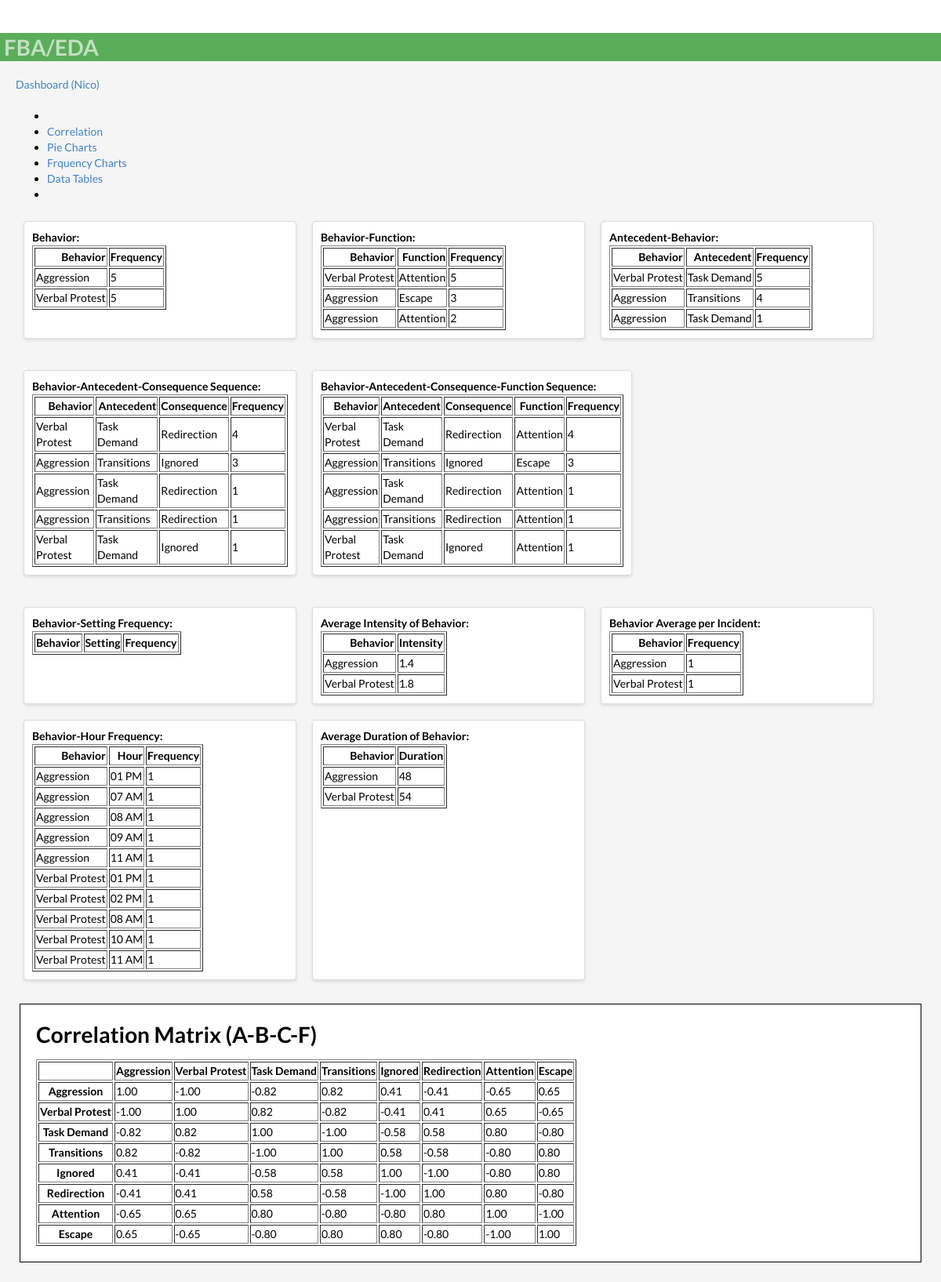
Screenshot of /raw_data/2/ with the database file from the repository.
### bip/models.py (models this page shows, shortened)
class Student(models.Model):
        studentname= models.CharField(max_length=30,verbose_name= 'Name', null=True, blank=True)
        slug = models.SlugField(max_length=150,null=False,unique=False,blank=False,
        verbose_name=("Unique Identifier"),
        help_text=(
            "*Unique Identification allows another to use FBO form if provided by you only"
        ),
    )
        user_student = models.ForeignKey(User, on_delete=models.CASCADE,  default=None,related_name="postts")

class Behavior(models.Model):
        behaviorincident = models.CharField(max_length=30,verbose_name= 'Behavior')
        behavior_definition = models.CharField(null=True, blank=True, max_length=1000,verbose_name= 'Behavior Definition')
        student= models.ForeignKey(Student,on_delete=models.CASCADE)
        user = models.ForeignKey(User, on_delete=models.CASCADE,  default=None)

class Function(models.Model):
        behaviorfunction = models.CharField(max_length=30, null=True, blank=True,verbose_name= 'Function')
        student= models.ForeignKey(Student,on_delete=models.CASCADE)
        user = models.ForeignKey(User, on_delete=models.CASCADE,  default=None)

class Anticedent(models.Model):
        anticedentincident = models.CharField(max_length=50,verbose_name= 'Antecedent', null=True, blank=True)
        student= models.ForeignKey(Student,on_delete=models.CASCADE)
        anticedent_definition = models.CharField(null=True, blank=True, max_length=1000, verbose_name= 'Antecedent Definition')
        user = models.ForeignKey(User, on_delete=models.CASCADE,  default=None)

### bip/views.py (the view)
# urls.py: path('raw_data/<pk>/', views.raw_data, name='raw_data'),
def raw_data(request, pk):
    student = get_object_or_404(Student, pk=pk)
    student_cases = student.case_set.all()
    data1 = models.Case.objects.filter(student__id=pk).values('behavior__behaviorincident','anticedent__anticedentincident','consequence__behaviorconsequence','function__behaviorfunction', 'enviroment__behaviorenviroment','date_created','time','id')
    unique_hour_html = None
    try:
        cases_df_time= pd.DataFrame(data1).drop(['id',], axis=1)
        cases_df_time['combined_datetime'] = pd.to_datetime(
            cases_df_time['date_created'].astype(str) + ' ' + cases_df_time['time'].astype(str),
            format='%Y-%m-%d %H:%M:%S'
                )
        cases_df_time.columns = cases_df_time.columns.str.replace('behavior__behaviorincident', 'Behavior')
        cases_df_time.columns = cases_df_time.columns.str.replace('anticedent__anticedentincident', 'Antecedent')
        cases_df_time.columns = cases_df_time.columns.str.replace('function__behaviorfunction', 'Function')
        cases_df_time.columns = cases_df_time.columns.str.replace('consequence__behaviorconsequence', 'Consequence')
        cases_df_time.columns = cases_df_time.columns.str.replace('enviroment__behaviorenviroment', 'Setting')
        cases_df_time['Hour'] = cases_df_time['combined_datetime'].dt.strftime('%I %p')
        unique_hour = cases_df_time.groupby(['Behavior', 'Hour']).size().reset_index(name='Frequency')
        unique_hour = unique_hour.sort_values(by='Frequency', ascending=False)
        unique_hour_html = unique_hour.to_html(index=False)
    except:
        pass
    cases_df_duplicate = pd.DataFrame(list(data1))
    try:
        cases_df_duplicate = pd.DataFrame(data1).drop(['time','id','date_created'], axis=1)
        cases_df_duplicate.columns = cases_df_duplicate.columns.str.replace('behavior__behaviorincident', 'Behavior')
        cases_df_duplicate.columns = cases_df_duplicate.columns.str.replace('anticedent__anticedentincident', 'Antecedent')
        cases_df_duplicate.columns = cases_df_duplicate.columns.str.replace('function__behaviorfunction', 'Function')
        cases_df_duplicate.columns = cases_df_duplicate.columns.str.replace('consequence__behaviorconsequence', 'Consequence')
        cases_df_duplicate.columns = cases_df_duplicate.columns.str.replace('enviroment__behaviorenviroment', 'Setting')
    except:
        return redirect("bip:error_page", student.id)
    duplicateRows = cases_df_duplicate[cases_df_duplicate.duplicated(['Behavior','Antecedent','Function',]) == False].sort_values('Behavior')
    behavior_count = cases_df_duplicate['Behavior'].value_counts()
    unique_b_count = cases_df_duplicate.groupby(['Behavior']).size().reset_index(name='Frequency')
    unique_b_count = unique_b_count.sort_values(by=['Frequency'], ascending=False)
    unique_abcf_count = cases_df_duplicate.groupby(['Behavior','Antecedent','Consequence','Function']).size().reset_index(name='Frequency')
    unique_abcf_count = unique_abcf_count.sort_values(by=['Frequency'], ascending=False)
    unique_abf_count = cases_df_duplicate.groupby(['Behavior','Antecedent','Function']).size().reset_index(name='Frequency')
    unique_abf_count = unique_abf_count.sort_values(by=['Frequency'], ascending=False)
    unique_abc_count = cases_df_duplicate.groupby(['Behavior','Antecedent','Consequence']).size().reset_index(name='Frequency')
    unique_abc_count = unique_abc_count.sort_values(by=['Frequency'], ascending=False)
    unique_ab_count = cases_df_duplicate.groupby(['Behavior','Antecedent']).size().reset_index(name='Frequency')
    unique_ab_count = unique_ab_count.sort_values(by=['Frequency'], ascending=False)
    unique_bf_count = cases_df_duplicate.groupby(['Behavior','Function']).size().reset_index(name='Frequency')
    unique_bf_count = unique_bf_count.sort_values(by=['Frequency'], ascending=False)
    unique_bs_count = cases_df_duplicate.groupby(['Behavior','Setting']).size().reset_index(name='Frequency')
    unique_bs_count = unique_bs_count.sort_values(by=['Frequency'], ascending=False)
    duration_html = None
    try:
        data_duration = models.Case.objects.filter(student__id=pk).values('behavior__behaviorincident', 'duration')
        cases_df_duration = pd.DataFrame(data_duration)
        cases_df_duration = cases_df_duration.rename(columns={'behavior__behaviorincident': 'Behavior', 'duration': 'Duration'})
        duration_behavior = cases_df_duration.groupby('Behavior')['Duration'].mean().round(0).astype(int).reset_index()
        df_duration = duration_behavior['Behavior']
        duration_html = duration_behavior.to_html(index=False)
    except:
        pass
    intensity_html = None
    try:
        data_intensity = models.Case.objects.filter(student__id=pk).values('behavior__behaviorincident', 'intensity')
        cases_df_intensity = pd.DataFrame(data_intensity)
        cases_df_intensity = cases_df_intensity.rename(columns={'behavior__behaviorincident': 'Behavior', 'intensity': 'Intensity'})
        intensity_behavior = cases_df_intensity.groupby('Behavior')['Intensity'].mean().round(2).reset_index()
        df_intensity = intensity_behavior['Behavior']
        intensity_html = intensity_behavior.to_html(index=False)
    except:
        pass
    data_frequency = models.Case.objects.filter(student__id=pk).values('behavior__behaviorincident','frequency')
    cases_df_frequency = pd.DataFrame(data_frequency)
    cases_df_duplicate.columns = cases_df_duplicate.columns.str.replace('enviroment__behaviorenviroment', 'Setting')
    try:
        frequency_behavior = cases_df_frequency.groupby('behavior__behaviorincident')['frequency'].mean().round(2).astype(int).reset_index()
        frequency_behavior = frequency_behavior.rename(columns={'behavior__behaviorincident': 'Behavior', 'frequency': 'Frequency'})
        df_frequency = frequency_behavior['Behavior']
    except:
        pass
    cases_df = pd.DataFrame(data1)
    cases_df = pd.DataFrame(data1).drop(['enviroment__behaviorenviroment'], axis=1)
    cases_df.columns = cases_df.columns.str.replace('behavior__behaviorincident', 'Behavior')
    cases_df.columns = cases_df.columns.str.replace('anticedent__anticedentincident', 'Antecedent')
    cases_df.columns = cases_df.columns.str.replace('consequence__behaviorconsequence', 'Consequence')
    cases_df.columns = cases_df.columns.str.replace('function__behaviorfunction', 'Function')
    cases_df.columns = cases_df.columns.str.replace('date_created', 'Date')
    cases_df.columns = cases_df.columns.str.replace('time', 'Time')
    cases_df.columns = cases_df.columns.str.replace('id', 'ID')
    behavior = pd.get_dummies(cases_df['Behavior'])
    anticedent = pd.get_dummies(cases_df['Antecedent'])
    consequence = pd.get_dummies(cases_df['Consequence'])
    function = pd.get_dummies(cases_df['Function'])
    df_matrix = pd.concat([cases_df,behavior, anticedent, consequence, function], axis=1)
    df_matrix.drop(['Behavior','Antecedent','Function', 'Consequence','Date','Time','ID'],axis=1,inplace=True)
    matrix = df_matrix.corr().round(2)
    context = {
        'student':student,
        'unique_abcf_count':unique_abcf_count.to_html(index=False),
        'unique_abc_count':unique_abc_count.to_html(index=False),
        'unique_abf_count':unique_abf_count.to_html(index=False),
        'unique_bf_count':unique_bf_count.to_html(index=False),
        'duplicateRows':duplicateRows.to_html(index=False),
        'unique_ab_count':unique_ab_count.to_html(index=False),
        'unique_bs_count':unique_bs_count.to_html(index=False),
       'unique_hour_html':unique_hour_html,
        'unique_b_count':unique_b_count.to_html(index=False),
        'duration_html':duration_html,
        'frequency_behavior':frequency_behavior.to_html(index=False),
        'matrix':matrix.to_html(),
        'intensity_html':intensity_html,
        }
    return render(request, 'bip/raw_data.html', context)

### bip/context_processors.py (called while the page is built)
def user_context(request):
    user = get_user(request)
    return {'user': user}

### bip/templates/bip/raw_data.html (shortened to what this page needs)
{% extends 'partials/base.html' %}
{% block content %}
<body>
  <div class="main-container">
    <div class="nav-button">
      <a class="btn btn-outline-info btn-sm btn-block" href="{% url 'bip:dashboard' student.id %}">Dashboard ({{student.studentname}})</a>
    </div>
    <nav aria-label="Page navigation example">
      <ul class="pagination">
        <li class="page-item">
        </li>
        <li class="page-item"><a class="page-link"  href="{% url 'bip:correlation' student.pk %}" class="card-link">Correlation</a></li>
        <li class="page-item"><a class="page-link"  href="{% url 'bip:pie_charts' student.pk %}" class="card-link">Pie Charts</a></li>
        <li class="page-item"><a class="page-link"  href="{% url 'bip:frequency_charts' student.pk %}" class="card-link">Frquency Charts</a></li>
        <li class="page-item"><a class="page-link"  href="{% url 'bip:raw_data' student.pk %}" class="card-link">Data Tables</a></li>
        <li class="page-item">
        </li>
      </ul>
    </nav>
    <div class="content-section">
      <div class="stats-row">
        <div class="stat-item"><b>Behavior:</b> {{unique_b_count | safe}}</div>
        <div class="stat-item"><b>Behavior-Function:</b> {{unique_bf_count | safe}}</div>
        <div class="stat-item"><b>Antecedent-Behavior:</b> {{unique_ab_count | safe}}</div>
      </div>
      <div class="stats-row">
        <div class="stat-item"><b>Behavior-Antecedent-Consequence Sequence:</b> {{unique_abc_count | safe}}</div>
        <div class="stat-item"><b>Behavior-Antecedent-Consequence-Function Sequence:</b> {{unique_abcf_count | safe}}</div>
      </div>
      <div class="stats-row">
        {% if unique_bs_count %}
        <div class="stat-item"><b>Behavior-Setting Frequency:</b> {{unique_bs_count | safe}}</div>
        {% endif %}
        {% if intensity_html  %}
        <div class="stat-item"><b>Average Intensity of Behavior:</b> {{intensity_html | safe}}</div>
            {% endif %}
        <div class="stat-item"><b>Behavior Average per Incident:</b> {{frequency_behavior | safe}}</div>
        {% if unique_hour_html %}
          <div class="stat-item"><b>Behavior-Hour Frequency:</b> {{unique_hour_html | safe}}</div>
        {% endif %}
      {% if duration_html  %}
       <div class="stat-item"><b>Average Duration of Behavior:</b> {{duration_html | safe}}</div>
        {% endif %}
      </div>
    </div>
    <div class="matrix-box">
      <h1>Correlation Matrix (A-B-C-F)</h1>
      {{matrix | safe}}
    </div>
  </div>
</body>
{% endblock %}

### staticfiles/static_cdn/static_root/css/style.css (style rules this page uses)
body { background: white }
body { padding-top: 3rem; padding-bottom: 3rem; color: rgb(var(--bs-tertiary-color-rgb)); }

### bip/templates/bip/raw_data.html (style rules this page uses)
.main-container { background-color: #f5f5f5; padding: 20px; }
.nav-button { margin-bottom: 20px; }
.content-section { margin-bottom: 20px; }
.stats-row { display: flex; justify-content: start; flex-wrap: wrap; margin-bottom: 20px; }
.stat-item { flex-basis: 30%; margin: 10px; padding: 10px; border: 1px solid #ddd; border-radius: 4px; background-color: white; box-shadow: 0 2px 4px rgba(0, 0, 0, 0.1); }
.matrix-box { border: 1px solid black; background-color: #fff; padding: 20px; margin: 5px; overflow: auto; }

### rows the page displays
Student: studentname "Nico"
Behavior: behaviorincident "Behavior Frequency Aggression 5 Verbal Protest 5", behaviorincident "Behavior Intensity Aggression 1.4 Verbal Protest 1.8", behaviorincident "Behavior Frequency Aggression 1 Verbal Protest 1", behaviorincident "Behavior Hour Frequency Aggression 01 PM 1 Aggression 07 AM 1 Aggression 08 AM 1 Aggression 09 AM 1 Aggression 11 AM 1 Verbal Protest 01 PM 1 Verbal Protest 02 PM 1 Verbal Protest 08 AM 1 Verbal Protest 10 AM 1 Verbal Protest 11 AM 1", behaviorincident "Behavior Duration Aggression 48 Verbal Protest 54"
Function: behaviorfunction "Behavior Function Frequency Verbal Protest Attention 5 Aggression Escape 3 Aggression Attention 2", behaviorfunction "Aggression Verbal Protest Task Demand Transitions Ignored Redirection Attention Escape Aggression 1.00 -1.00 -0.82 0.82 0.41 -0.41 -0.65 0.65 Verbal Protest -1.00 1.00 0.82 -0.82 -0.41 0.41 0.65 -0.65 Task Demand -0.82 0.82 1.00 -1.00 -0.58 0.58 0.80 -0.80 Transitions 0.82 -0.82 -1.00 1.00 0.58 -0.58 -0.80 0.80 Ignored 0.41 -0.41 -0.58 0.58 1.00 -1.00 -0.80 0.80 Redirection -0.41 0.41 0.58 -0.58 -1.00 1.00 0.80 -0.80 Attention -0.65 0.65 0.80 -0.80 -0.80 0.80 1.00 -1.00 Escape 0.65 -0.65 -0.80 0.80 0.80 -0.80 -1.00 1.00"
Anticedent: anticedentincident "Behavior Antecedent Frequency Verbal Protest Task Demand 5 Aggression Transitions 4 Aggression Task Demand 1", anticedentincident "Behavior Antecedent Consequence Frequency Verbal Protest Task Demand Redirection 4 Aggression Transitions Ignored 3 Aggression Task Demand Redirection 1 Aggression Transitions Redirection 1 Verbal Protest Task Demand Ignored 1", anticedentincident "Behavior Antecedent Consequence Function Frequency Verbal Protest Task Demand Redirection Attention 4 Aggression Transitions Ignored Escape 3 Aggression Task Demand Redirection Attention 1 Aggression Transitions Redirection Attention 1 Verbal Protest Task Demand Ignored Attention 1"

### other values shown
{{ unique_bs_count | safe }} "Behavior Setting Frequency"
